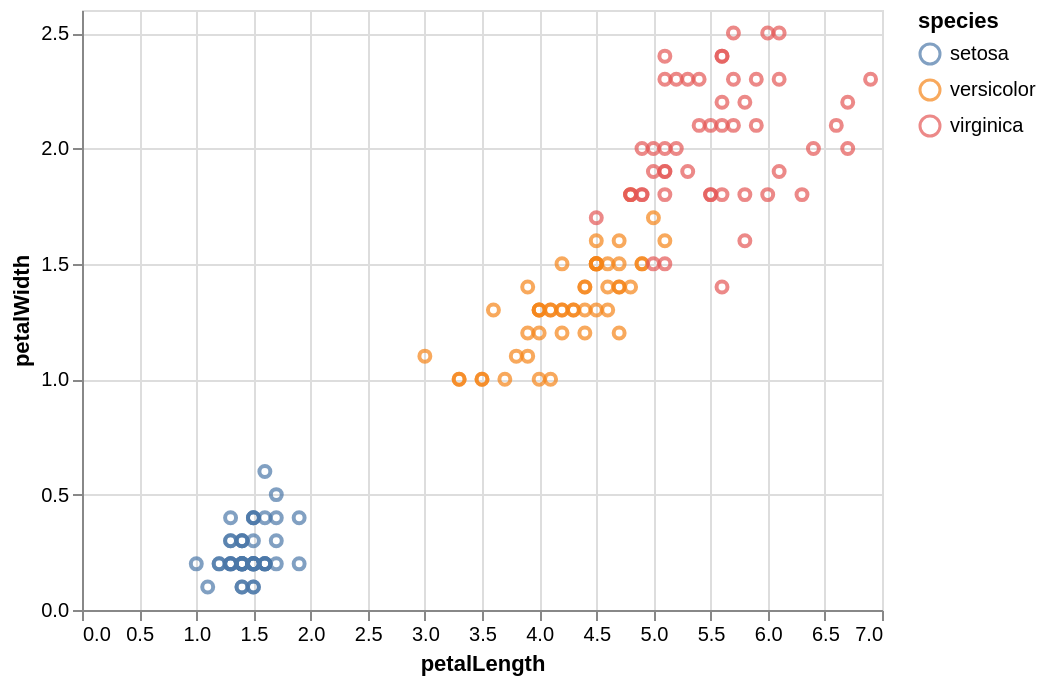

The cell this chart's notebook holds for it:
### Code cell
alt.Chart(iris).mark_point().encode(
    x='petalLength',
    y='petalWidth',
    color='species'
)

### Figure 1 — Vega-Lite specification as saved in the notebook (floating-point values rounded to 4 significant figures; data arrays with more than 128 entries replaced by an {"elided": "..."} marker saying what was removed)
{"$schema": "https://vega.github.io/schema/vega-lite/v3.3.0.json", "config": {"mark": {"tooltip": null}, "view": {"height": 300, "width": 400}}, "data": {"name": "data-a264acbd6e539a8b3afc0cb5f240fb57"}, "datasets": {"data-a264acbd6e539a8b3afc0cb5f240fb57": {"elided": "150 records"}}, "encoding": {"color": {"field": "species", "type": "nominal"}, "x": {"field": "petalLength", "type": "quantitative"}, "y": {"field": "petalWidth", "type": "quantitative"}}, "mark": "point"}
